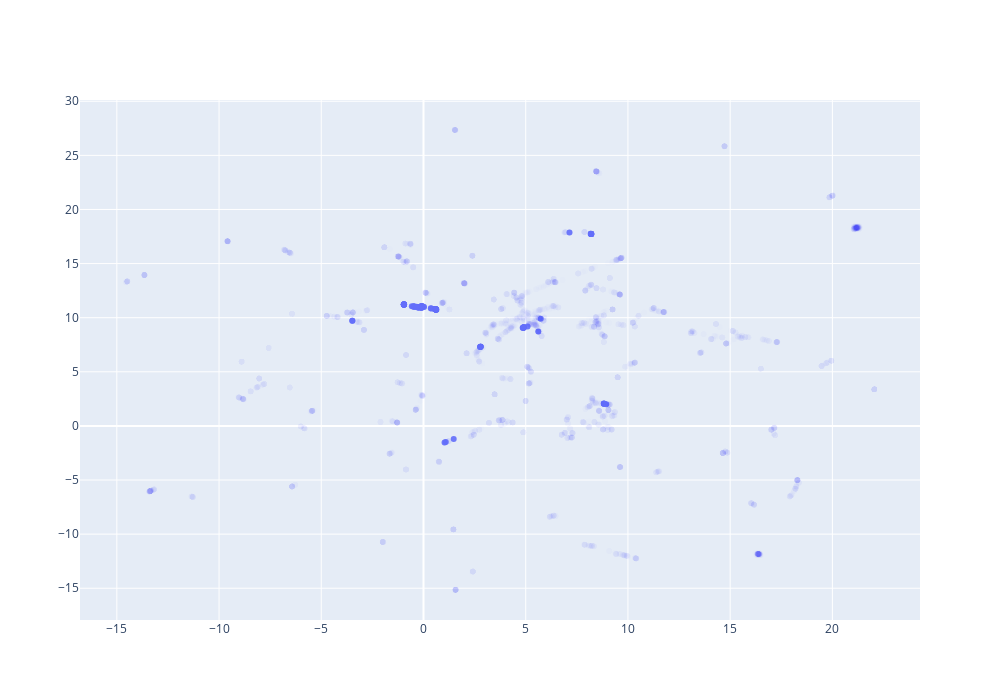

Here is the notebook cell this chart was saved with:
### Code cell
import plotly.graph_objects as go

fig = go.Figure()
fig.add_trace(
    go.Scatter(
        x=df.x,
        y=df.y,
        mode='markers',
        marker=dict(
            opacity=mask,
            ),
        fillpattern=dict(
            fillmode="overlay"
        ),
        hovertext=df["bool"]
    )
)

fig.update_layout(width=1000, height=700)
fig.show()

### Figure 1 — Plotly figure (JSON) as saved in the notebook; plotly's stock layout.template omitted (floating-point values rounded to 4 significant figures; data arrays with more than 128 entries replaced by an {"elided": "..."} marker saying what was removed)
{"data": [{"fillpattern": {"fillmode": "overlay"}, "hovertext": {"elided": "3782 str values"}, "marker": {"opacity": {"elided": "3782 float values"}}, "mode": "markers", "type": "scatter", "x": {"elided": "3782 float values"}, "y": {"elided": "3782 float values"}}], "layout": {"height": 700, "width": 1000}}
